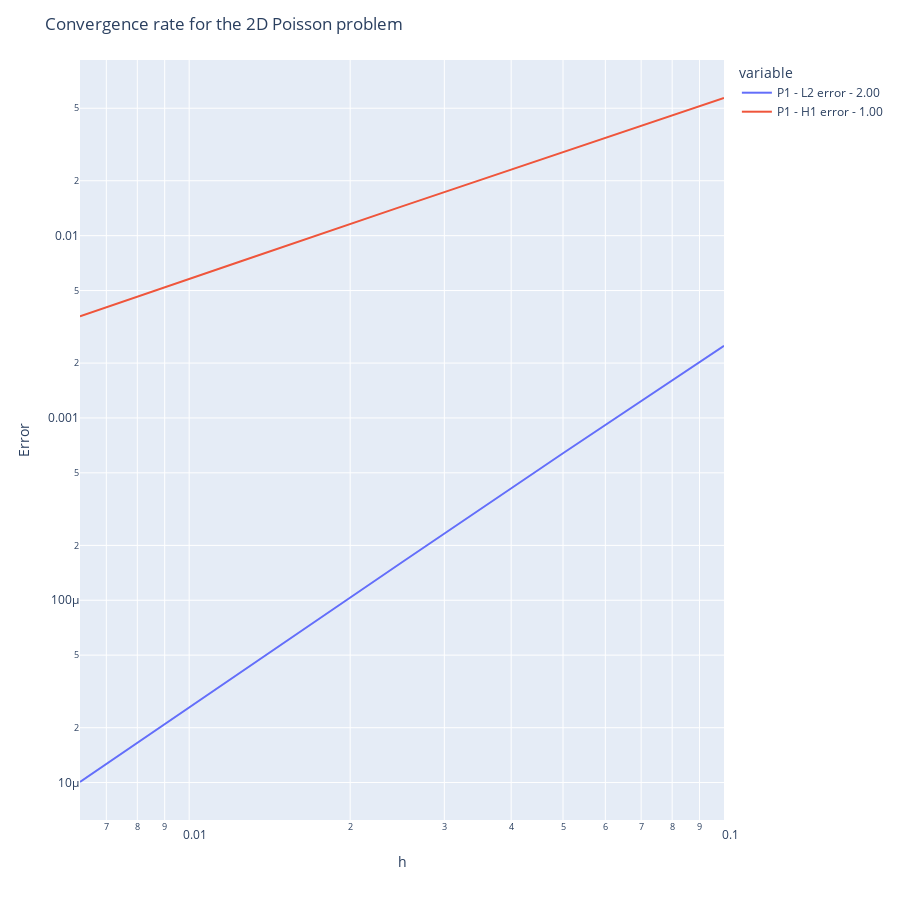

Notebook source saved alongside this figure:
### Code cell
# # 2D with varying anisotropy
P = Poisson(dim = 2)
u_exact = 'x*x/(1+x) + y*y/(1+y)'
rhs = '-(4 + 2*x + 2*y) / ((1+x)*(1+y))'
P(rhs=rhs, diff='{1+x,0,0,1+y}', g='x*x/(1+x) + y*y/(1+y)', solver='scimba', u_exact = u_exact)

u_exact = 'x*x + y*y'
grad_u_exact = '{2*x, 2*y}'
P(rhs='-2*x - 2*y', diff='{x,y,-y,x+y}', g='x*x + y*y', plot = None,  solver='feelpp', u_exact = u_exact, grad_u_exact= grad_u_exact)
h= [0.1, 0.05, 0.025, 0.0125, 0.00625]
measures = []
for i in h:
  P(h=i, rhs='-4', g='x*x + y*y', plot=None, u_exact = u_exact, grad_u_exact = grad_u_exact)
  measures.append(P.measures)

print('measures = ', measures)

poisson_json = P.model
df= runConvergenceAnalysis( P, json=poisson_json, measures=measures, dim=2, hs = h, verbose=True)
print('measures = ', measures)
fig= plot_convergence(P, df,dim=2)
fig.show()

### Figure 1 — Plotly figure (JSON) as saved in the notebook; plotly's stock layout.template omitted (floating-point values rounded to 4 significant figures)
{"data": [{"hovertemplate": "variable=P1-Norm_poisson_L2-error<br>h=%{x}<br>value=%{y}<extra></extra>", "legendgroup": "P1-Norm_poisson_L2-error", "line": {"color": "#636efa", "dash": "solid"}, "marker": {"symbol": "circle"}, "mode": "lines", "name": "P1 - L2 error - 2.00", "orientation": "v", "showlegend": true, "type": "scatter", "x": [0.1, 0.05, 0.025, 0.0125, 0.00625], "xaxis": "x", "y": [0.002487, 0.0006405, 0.0001616, 4.042e-05, 1.007e-05], "yaxis": "y"}, {"hovertemplate": "variable=P1-Norm_poisson_H1-error<br>h=%{x}<br>value=%{y}<extra></extra>", "legendgroup": "P1-Norm_poisson_H1-error", "line": {"color": "#EF553B", "dash": "solid"}, "marker": {"symbol": "circle"}, "mode": "lines", "name": "P1 - H1 error - 1.00", "orientation": "v", "showlegend": true, "type": "scatter", "x": [0.1, 0.05, 0.025, 0.0125, 0.00625], "xaxis": "x", "y": [0.0569, 0.02881, 0.01447, 0.007234, 0.003607], "yaxis": "y"}], "layout": {"autosize": false, "height": 900, "legend": {"title": {"text": "variable"}, "tracegroupgap": 0}, "margin": {"t": 60}, "title": {"text": "Convergence rate for the 2D Poisson problem"}, "width": 900, "xaxis": {"anchor": "y", "domain": [0, 1], "title": {"text": "h"}, "type": "log"}, "yaxis": {"anchor": "x", "domain": [0, 1], "title": {"text": "Error"}, "type": "log"}}}
